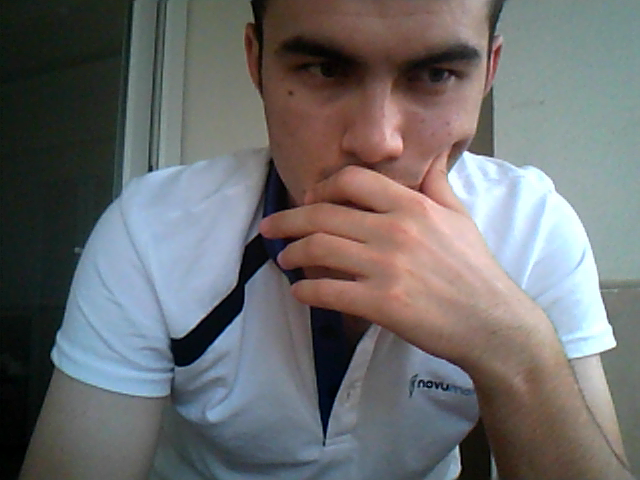
#> input picture Kamera_Uzerinden_Nesne_Tespiti-Yazi_Okuma/shot_0_000.bmp, 640 x 480 px, given in place of the camera
$ python daire_tespit2.py
#> lines starting #> are read from the running program, lines starting #| are printed output that depends on the picture; after the words box and inside, x2 and y2 are one past the last pixel; in counts of white or black regions, pixels touching at a corner belong together
import cv2
import numpy as np
cap=cv2.VideoCapture(0)
while True:
    ret,frame=cap.read()
#> frame is the input picture: shape (480, 640, 3); mean B, G, R 110, 109.3, 109.4
    frame2=cv2.bilateralFilter(frame,5,250,250)
    frame3=cv2.cvtColor(frame2,cv2.COLOR_BGR2GRAY)
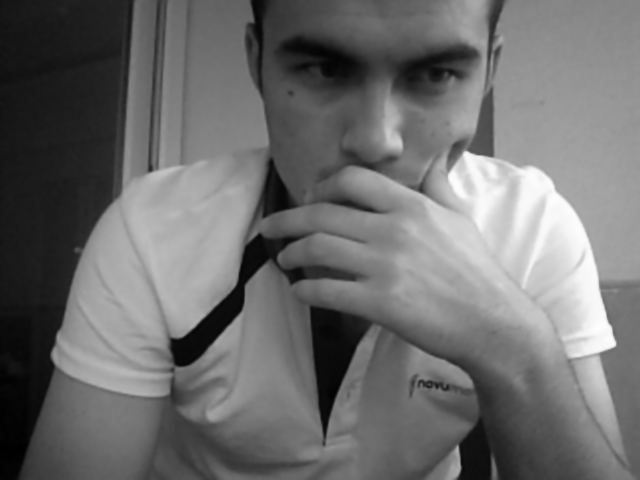
#> frame3: shape (480, 640); min 0, max 254, mean 109.4
    cv2.imshow("dad",frame2)
    ret,thresh=cv2.threshold(frame3,5,255,cv2.THRESH_BINARY_INV)
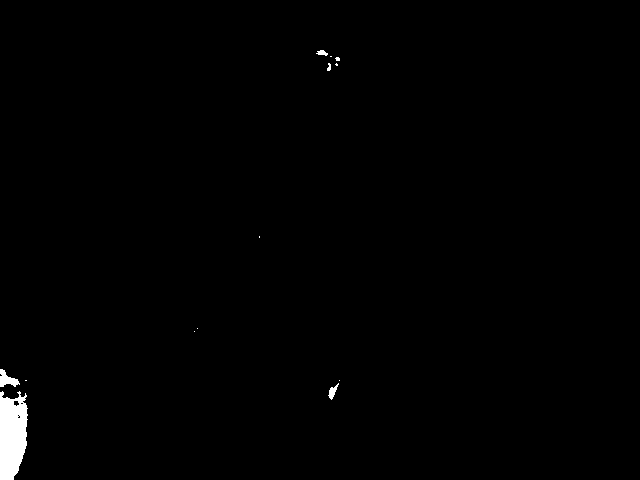
#> thresh: shape (480, 640); 0.77% white; 13 white regions (8 under 20 px), largest, box (x1, y1, x2, y2) and area: (0, 391, 28, 480) 1999, (0, 369, 20, 387) 190, (328, 383, 339, 400) 78, (316, 50, 328, 56) 44, (327, 63, 331, 71) 23
    edges=cv2.Canny(frame2,75,200)
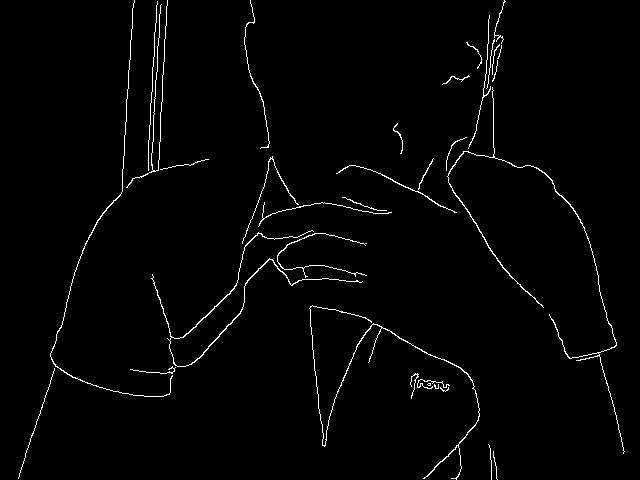
#> edges: shape (480, 640); 1.7% white in thin lines or dots
    contours,hierarchy=cv2.findContours(edges,cv2.RETR_TREE,cv2.CHAIN_APPROX_SIMPLE)
#> contours = 34 contours, 27 with area under 20; largest, box (x1, y1, x2, y2) and area: (151, 230, 363, 367) 177, (447, 87, 625, 454) 167, (309, 305, 480, 480) 134, (50, 0, 173, 397) 64, (336, 165, 457, 213) 38, (277, 233, 367, 278) 30, (242, 156, 299, 244) 23
    contours_list=[]
    for contour in contours:
        approx=cv2.approxPolyDP(contour,0.01*cv2.arcLength(contour,True),True)
        area=cv2.contourArea(contour)
        if ((len(approx)>10) & (area>500)):
            contours_list.append(contour)
#> this loop made 34 passes
#> area on passes 11, 12, 13, 16, 22, 34: 134.5, 30.5, 177, 38, 167, 64
#> (approx, area) on pass 19: ([[272, 156], [242, 243], [271, 158], [298, 204]], 23)
#> after the loop, contours_list = []
    cv2.drawContours(thresh,contours_list,-1,(255,255,255),2)
    cv2.imshow("detected",thresh)
    cv2.imshow("detected2",edges)
    if cv2.waitKey(1) & 0xFF==ord('q'):
#> (key q is pressed here)
        break
cap.release()
cv2.destroyAllWindows()
